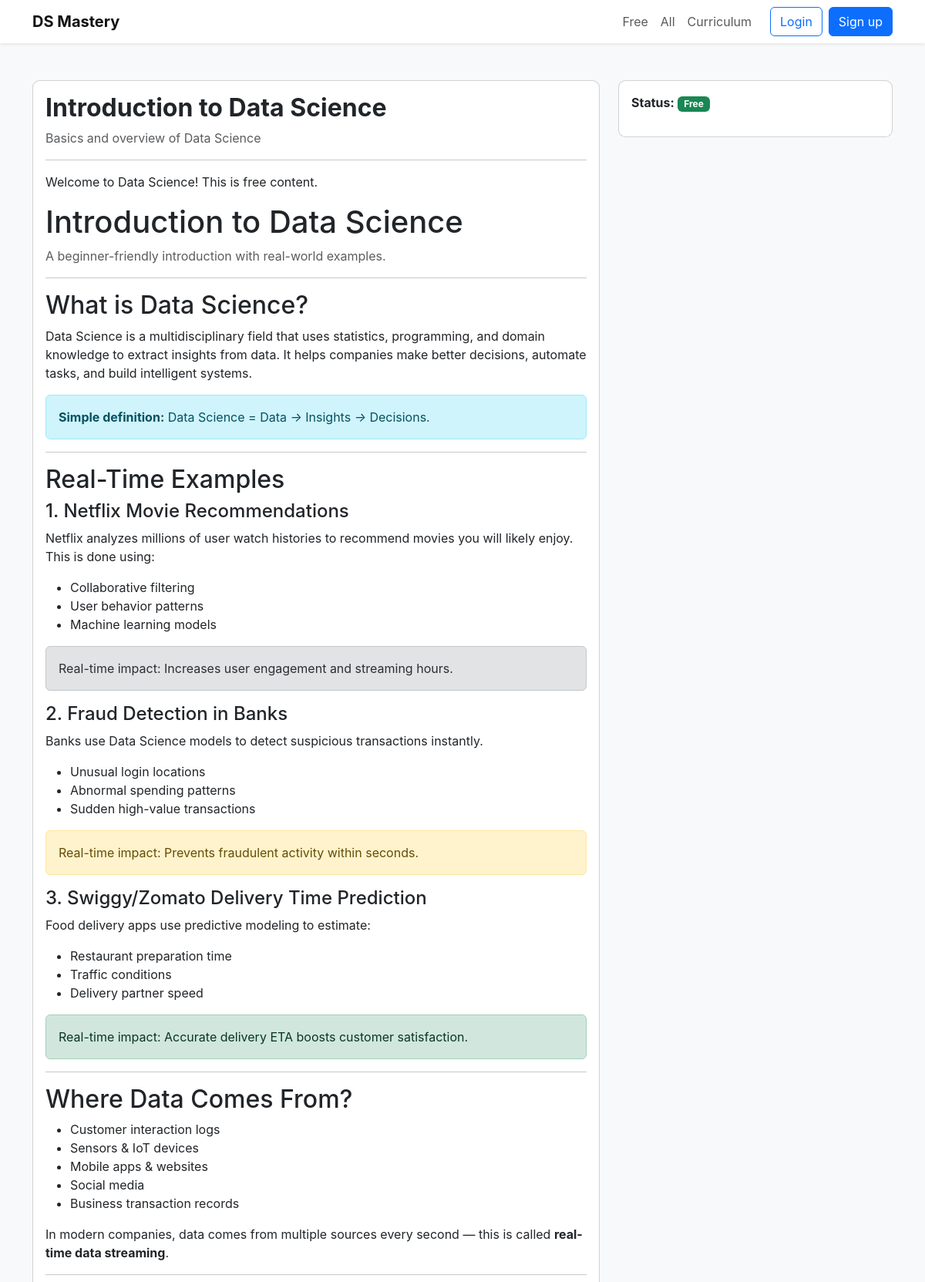
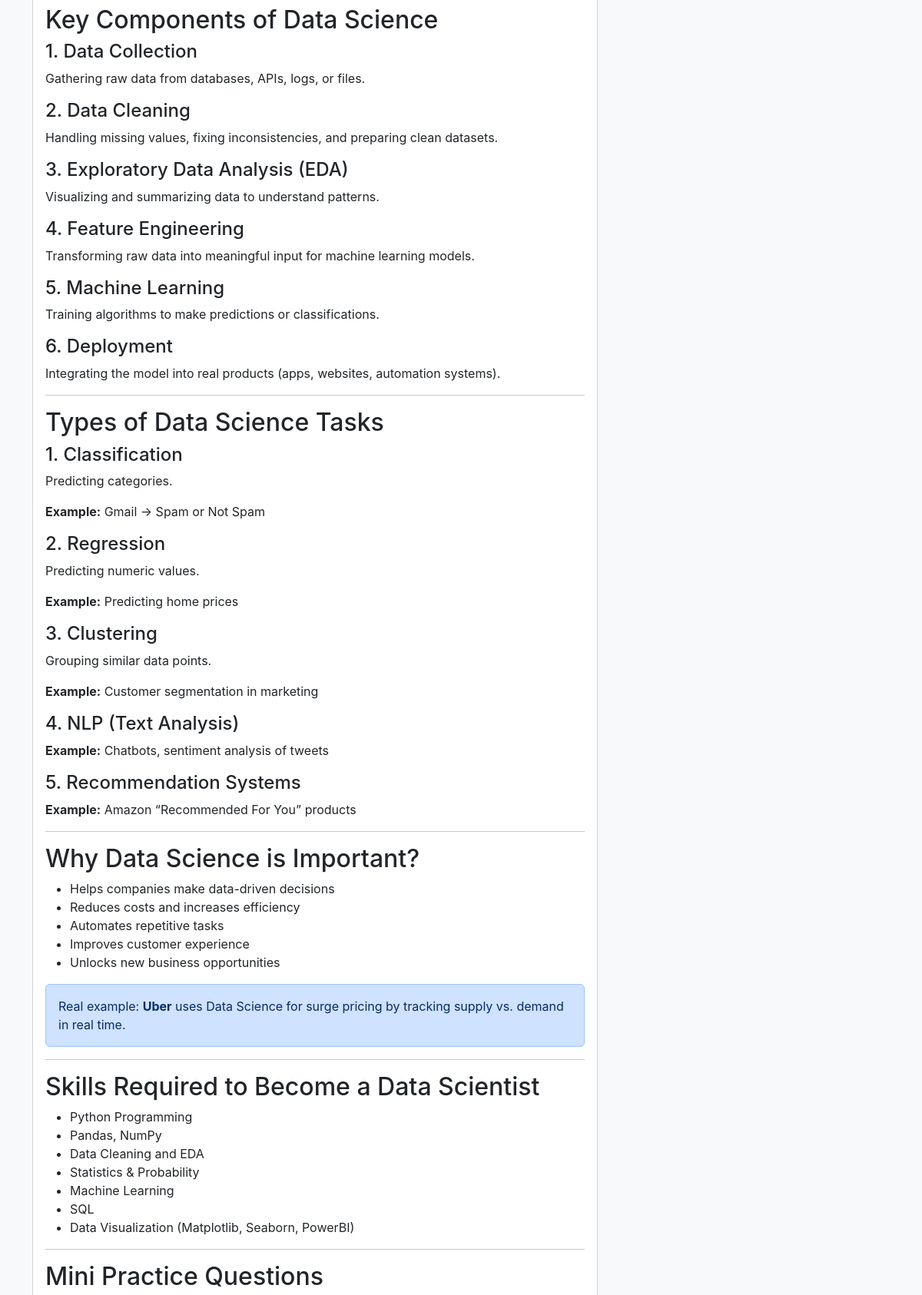
The page /module/Introduction to Data Science (upper part) on the database its author committed (2 pictures, top to bottom).
### app/models.py (models this page shows)
class Module(db.Model):
    id = db.Column(db.Integer, primary_key=True)
    slug = db.Column(db.String(150), unique=True, nullable=False)
    title = db.Column(db.String(200), nullable=False)
    description = db.Column(db.Text)
    is_free = db.Column(db.Boolean, default=False)
    content_html = db.Column(db.Text)
    order = db.Column(db.Integer, default=0)
    lessons = db.relationship("Lesson", back_populates="module", cascade="all, delete-orphan")

### app/main.py (the view)
@main_bp.route("/module/<slug>")
def module_page(slug):
    module = Module.query.filter_by(slug=slug).first_or_404()
    if module.is_free:
        return render_template("module.html", module=module)
    if current_user.is_authenticated and current_user.has_active_subscription():
        return render_template("module.html", module=module)
    return render_template("locked_module.html", module=module)

### app/__init__.py (called while the page is built)
def create_app():
    app = Flask(
        __name__,
        template_folder="templates",
        static_folder="static"
    )
    app.config.from_object(Config)
    db.init_app(app)
    login_manager.init_app(app)
    migrate.init_app(app, db)
    login_manager.login_view = "auth.login"   # if route is /auth/login
    login_manager.login_message_category = "info"
    from .auth import auth_bp
    from .main import main_bp
    from .payments import payments_bp
    from .admin_ui import admin_bp
    app.register_blueprint(auth_bp)
    app.register_blueprint(main_bp)
    app.register_blueprint(payments_bp)
    app.register_blueprint(admin_bp)  # URL prefix is inside admin_bp
    @app.context_processor
    def inject_globals():
        from datetime import datetime
        return {
            "current_year": datetime.now().year
        }
    return app

### app/templates/module.html (shortened to what this page needs)
{% extends "base.html" %}
{% block content %}
<div class="row">
  <div class="col-lg-8">
    <div class="card mb-4">
      <div class="card-body">
        <h2 class="fw-bold">{{ module.title }}</h2>
        <p class="text-muted">{{ module.description }}</p>
        <hr>
        <div class="module-content">
          {{ module.content_html|safe }}
        </div>
      </div>
    </div>
  </div>
  <aside class="col-lg-4">
    <div class="card mb-3">
      <div class="card-body">
        <p><strong>Status:</strong>
          {% if module.is_free %} <span class="badge bg-success">Free</span>
          {% else %} <span class="badge bg-warning text-dark">Paid</span> {% endif %}
        </p>
      </div>
    </div>
  </aside>
</div>
{% endblock %}

### app/static/css/styles.css (style rules this page uses)
body { font-family: Inter, system-ui, -apple-system, "Segoe UI", Roboto, "Helvetica Neue", Arial; background: #f8f9fb; }
.card { border-radius: .6rem; }

### rows shown on the page
Module: title "Introduction to Data Science", description "Basics and overview of Data Science", content_html "Welcome to Data Science! This is free content. Introduction to Data Science A beginner-friendly introduction with real-world examples. What is Data Science? Data Science is a multidisciplinary field that uses statistics, programming, and domain knowledge to extract insights from data. It helps companies make better decisions, automate tasks, and build intelligent systems. Simple definition: Data Science = Data → Insights → Decisions. Real-Time Examples 1. Netflix Movie Recommendations Netflix analyzes millions of user watch histories to recommend movies you will likely enjoy. This is done using: Collaborative filtering User behavior patterns Machine learning models Real-time impact:…"
